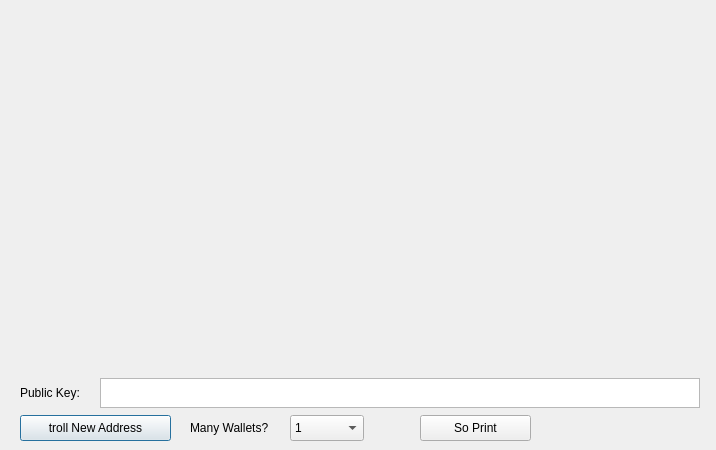
<?xml version="1.0" encoding="UTF-8"?>
<ui version="4.0">
 <class>PaperWalletDialog</class>
 <widget class="QDialog" name="PaperWalletDialog">
  <property name="geometry">
   <rect>
    <x>0</x>
    <y>0</y>
    <width>716</width>
    <height>450</height>
   </rect>
  </property>
  <property name="windowTitle">
   <string>Print Your Paper Wallets</string>
  </property>
  <widget class="QLabel" name="privateKeyQRCode">
   <property name="geometry">
    <rect>
     <x>524</x>
     <y>159</y>
     <width>149</width>
     <height>149</height>
    </rect>
   </property>
   <property name="text">
    <string/>
   </property>
   <property name="scaledContents">
    <bool>true</bool>
   </property>
  </widget>
  <widget class="QLabel" name="addressQRCode">
   <property name="geometry">
    <rect>
     <x>47</x>
     <y>86</y>
     <width>120</width>
     <height>120</height>
    </rect>
   </property>
   <property name="text">
    <string/>
   </property>
   <property name="scaledContents">
    <bool>true</bool>
   </property>
  </widget>
  <widget class="QPushButton" name="getNewAddress">
   <property name="geometry">
    <rect>
     <x>20</x>
     <y>415</y>
     <width>151</width>
     <height>26</height>
    </rect>
   </property>
   <property name="text">
    <string>troll New Address</string>
   </property>
   <property name="icon">
    <iconset resource="../bitcoin.qrc">
     <normaloff>:/icons/add</normaloff>:/icons/add</iconset>
   </property>
  </widget>
  <widget class="QLabel" name="paperTemplate">
   <property name="geometry">
    <rect>
     <x>20</x>
     <y>10</y>
     <width>675</width>
     <height>362</height>
    </rect>
   </property>
   <property name="text">
    <string notr="true"/>
   </property>
   <property name="pixmap">
    <pixmap resource="../bitcoin.qrc">:/icons/paper_wallet</pixmap>
   </property>
  </widget>
  <widget class="VerticalLabel" name="addressText">
   <property name="geometry">
    <rect>
     <x>212</x>
     <y>10</y>
     <width>31</width>
     <height>361</height>
    </rect>
   </property>
   <property name="font">
    <font>
     <family>Courier</family>
     <pointsize>12</pointsize>
     <weight>75</weight>
     <italic>false</italic>
     <bold>true</bold>
    </font>
   </property>
   <property name="text">
    <string/>
   </property>
   <property name="alignment">
    <set>Qt::AlignCenter</set>
   </property>
   <property name="textInteractionFlags">
    <set>Qt::TextSelectableByKeyboard|Qt::TextSelectableByMouse</set>
   </property>
  </widget>
  <widget class="VerticalLabel" name="privateKeyText">
   <property name="geometry">
    <rect>
     <x>500</x>
     <y>10</y>
     <width>31</width>
     <height>361</height>
    </rect>
   </property>
   <property name="font">
    <font>
     <family>Courier</family>
     <pointsize>8</pointsize>
     <weight>50</weight>
     <italic>false</italic>
     <bold>false</bold>
    </font>
   </property>
   <property name="text">
    <string/>
   </property>
   <property name="scaledContents">
    <bool>true</bool>
   </property>
   <property name="alignment">
    <set>Qt::AlignCenter</set>
   </property>
   <property name="textInteractionFlags">
    <set>Qt::TextSelectableByKeyboard|Qt::TextSelectableByMouse</set>
   </property>
  </widget>
  <widget class="QPushButton" name="printButton">
   <property name="geometry">
    <rect>
     <x>420</x>
     <y>415</y>
     <width>111</width>
     <height>26</height>
    </rect>
   </property>
   <property name="text">
    <string>So Print</string>
   </property>
   <property name="icon">
    <iconset resource="../bitcoin.qrc">
     <normaloff>:/icons/receiving_addresses</normaloff>:/icons/receiving_addresses</iconset>
   </property>
  </widget>
  <widget class="QDialogButtonBox" name="buttonBox">
   <property name="geometry">
    <rect>
     <x>610</x>
     <y>415</y>
     <width>81</width>
     <height>26</height>
    </rect>
   </property>
   <property name="standardButtons">
    <set>QDialogButtonBox::NoButton</set>
   </property>
   <property name="centerButtons">
    <bool>true</bool>
   </property>
  </widget>
  <widget class="QLabel" name="label">
   <property name="geometry">
    <rect>
     <x>190</x>
     <y>415</y>
     <width>91</width>
     <height>26</height>
    </rect>
   </property>
   <property name="text">
    <string>Many Wallets?</string>
   </property>
  </widget>
  <widget class="QComboBox" name="walletCount">
   <property name="geometry">
    <rect>
     <x>290</x>
     <y>415</y>
     <width>74</width>
     <height>26</height>
    </rect>
   </property>
   <property name="editable">
    <bool>false</bool>
   </property>
   <item>
    <property name="text">
     <string>1</string>
    </property>
   </item>
   <item>
    <property name="text">
     <string>2</string>
    </property>
   </item>
   <item>
    <property name="text">
     <string>3</string>
    </property>
   </item>
   <item>
    <property name="text">
     <string>4</string>
    </property>
   </item>
   <item>
    <property name="text">
     <string>5</string>
    </property>
   </item>
   <item>
    <property name="text">
     <string>6</string>
    </property>
   </item>
   <item>
    <property name="text">
     <string>7</string>
    </property>
   </item>
   <item>
    <property name="text">
     <string>8</string>
    </property>
   </item>
   <item>
    <property name="text">
     <string>9</string>
    </property>
   </item>
   <item>
    <property name="text">
     <string>10</string>
    </property>
   </item>
   <item>
    <property name="text">
     <string>11</string>
    </property>
   </item>
   <item>
    <property name="text">
     <string>12</string>
    </property>
   </item>
  </widget>
  <widget class="QTextEdit" name="publicKey">
   <property name="geometry">
    <rect>
     <x>100</x>
     <y>378</y>
     <width>600</width>
     <height>30</height>
    </rect>
   </property>
   <property name="undoRedoEnabled">
    <bool>false</bool>
   </property>
   <property name="readOnly">
    <bool>true</bool>
   </property>
   <property name="html">
    <string>&lt;!DOCTYPE HTML PUBLIC &quot;-//W3C//DTD HTML 4.0//EN&quot; &quot;http://www.w3.org/TR/REC-html40/strict.dtd&quot;&gt;
&lt;html&gt;&lt;head&gt;&lt;meta name=&quot;qrichtext&quot; content=&quot;1&quot; /&gt;&lt;style type=&quot;text/css&quot;&gt;
p, li { white-space: pre-wrap; }
&lt;/style&gt;&lt;/head&gt;&lt;body style=&quot; font-family:'Sans Serif'; font-size:9pt; font-weight:400; font-style:normal;&quot;&gt;
&lt;p style=&quot;-qt-paragraph-type:empty; margin-top:0px; margin-bottom:0px; margin-left:0px; margin-right:0px; -qt-block-indent:0; text-indent:0px;&quot;&gt;&lt;br /&gt;&lt;/p&gt;&lt;/body&gt;&lt;/html&gt;</string>
   </property>
   <property name="acceptRichText">
    <bool>false</bool>
   </property>
  </widget>
  <widget class="QLabel" name="label_2">
   <property name="geometry">
    <rect>
     <x>20</x>
     <y>380</y>
     <width>91</width>
     <height>26</height>
    </rect>
   </property>
   <property name="text">
    <string>Public Key:</string>
   </property>
  </widget>
  <zorder>getNewAddress</zorder>
  <zorder>paperTemplate</zorder>
  <zorder>addressQRCode</zorder>
  <zorder>privateKeyQRCode</zorder>
  <zorder>addressText</zorder>
  <zorder>privateKeyText</zorder>
  <zorder>printButton</zorder>
  <zorder>buttonBox</zorder>
  <zorder>label</zorder>
  <zorder>walletCount</zorder>
  <zorder>publicKey</zorder>
  <zorder>label_2</zorder>
 </widget>
 <customwidgets>
  <customwidget>
   <class>VerticalLabel</class>
   <extends>QLabel</extends>
   <header>verticallabel.h</header>
  </customwidget>
 </customwidgets>
 <resources>
  <include location="../bitcoin.qrc"/>
 </resources>
 <connections>
  <connection>
   <sender>buttonBox</sender>
   <signal>rejected()</signal>
   <receiver>PaperWalletDialog</receiver>
   <slot>close()</slot>
   <hints>
    <hint type="sourcelabel">
     <x>650</x>
     <y>408</y>
    </hint>
    <hint type="destinationlabel">
     <x>357</x>
     <y>214</y>
    </hint>
   </hints>
  </connection>
 </connections>
</ui>
